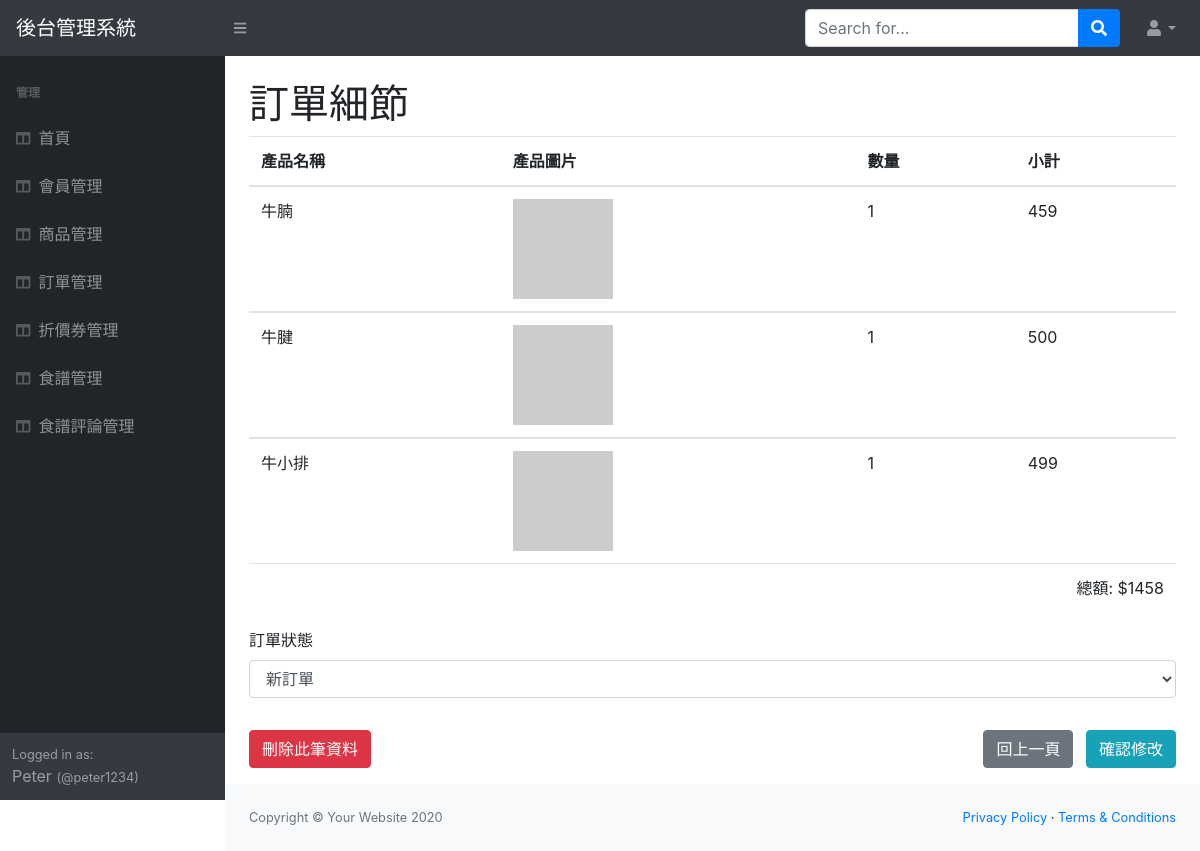
Screenshot of /order_detail.php?id=2 (signed in) with the database file from the repository.
### tables this page shows
CREATE TABLE `order_detail` (
  `id` int NOT NULL,
  `order_id` int DEFAULT NULL,
  `product_id` int DEFAULT NULL,
  `product_amount` int DEFAULT NULL,
  `sub_total` int NOT NULL
);

### _page.php (called while the page is built)
<?php
    $PAGES = [
        'index.php' => '首頁',
        'member_list.php' => '會員管理',
        'product_list.php' => '商品管理',
        'order_list.php' => '訂單管理',
        'coupon_list.php' => '折價券管理',
        'recipe_list.php' => '食譜管理',
        'recipe_review_list.php' => '食譜評論管理',
    ];
?>

### order_detail.php (the view, shortened to what this page needs)
<?php
require_once "utils/db_connect_mysqli.php";
$id=$_GET["id"];
$ordersql="SELECT * FROM order_detail WHERE order_id=$id";
$detailresult=$conn->query($ordersql);
$productsql="SELECT * FROM products";
$productresult = $conn->query($productsql);
while($products = $productresult->fetch_assoc()) {
   $productName[$products["product_id"]]=$products["name"];
};
?>
<!DOCTYPE html>
<html lang="en">
<head>
    <?php require 'includes/head.php'; ?>
</head>
<body class="sb-nav-fixed">
    <?php require 'includes/topnav.php'; ?>
    <div id="layoutSidenav">
        <div id="layoutSidenav_nav">
            <?php require 'includes/sidenav.php'; ?>
        </div>
        <div id="layoutSidenav_content">
            <main>
                <div class="container-fluid">
                    <h1 class="mt-4">訂單細節</h1>
                    <table class="table">
                        <thead>
                            <tr>
                                <th scope="col">產品名稱</th>
                                <th scope="col">產品圖片</th>
                                <th scope="col">數量</th>
                                <th scope="col">小計</th>
                            </tr>
                        </thead>
                        <?php
                        $total=0;
                        while($row=$detailresult->fetch_assoc()){
                         $pic= $row["product_id"];
                         $sub=  $row["sub_total"];
                          $total+=$sub;
                        ?>
                        <tbody>
                            <tr>
                                <td><?=$productName[$pic]?></td>
                                <td>
                                    <img src="http://picsum.photos/100/100?random=<?=$pic?>" alt="">
                                </td>
                                <td><?=$row["product_amount"]?></td>
                                <td><?=$sub?></td>
                            </tr>
                        </tbody>
                        <?php };?>
                        <tfoot>
                            <tr>
                                <td colspan="4" class="text-right"> 總額: $<?=$total?></td>
                            </tr>
                        </tfoot>
                    </table>
                    <form method="post" action="order_update.php">
                        <div class="form-group">
                            <label for="exampleFormControlSelect1">訂單狀態</label>
                            <select class="form-control" id="exampleFormControlSelect1" name="status">
                                <option value="1">新訂單</option>
                            </select>
                        </div>
                        <div class="d-flex justify-content-between py-3">
                            <a href="order_delete.php?id=<?=$id?>" class=" btn btn-danger" role="button">
                                刪除此筆資料
                            </a>
                            <div>
                                <a class="btn btn-secondary mr-2" role="button" href="order_list.php">
                                    回上一頁
                                </a>
                                <input type="submit" class="btn btn-info" value="確認修改" role="button">
                            </div>
                        </div>
                </div>
            </main>
            <?php require 'includes/footer.php'; ?>
        </div>
    </div>
</body>
</html>
</body>
</html>

### includes/head.php (shortened to what this page needs)
<link href="css/styles.css" rel="stylesheet" />
<?php $websiteTitle = '後台管理系統'; ?>

### includes/topnav.php (shortened to what this page needs)
<nav class="sb-topnav navbar navbar-expand navbar-dark bg-dark">
    <a class="navbar-brand" href="index.php"><?= $websiteTitle ?></a>
    <button class="btn btn-link btn-sm order-1 order-lg-0" id="sidebarToggle" href="#"><i class="fas fa-bars"></i></button>
    <form class="d-none d-md-inline-block form-inline ml-auto mr-0 mr-md-3 my-2 my-md-0">
        <div class="input-group">
            <input class="form-control" type="text" placeholder="Search for..." aria-label="Search" aria-describedby="basic-addon2" />
            <div class="input-group-append">
                <button class="btn btn-primary" type="button"><i class="fas fa-search"></i></button>
            </div>
        </div>
    </form>
    <ul class="navbar-nav ml-auto ml-md-0">
        <li class="nav-item dropdown">
            <a class="nav-link dropdown-toggle" id="userDropdown" href="#" role="button" data-toggle="dropdown" aria-haspopup="true" aria-expanded="false"><i class="fas fa-user fa-fw"></i></a>
        </li>
    </ul>
</nav>

### includes/sidenav.php
<nav class="sb-sidenav accordion sb-sidenav-dark" id="sidenavAccordion">
    <div class="sb-sidenav-menu">
        <div class="nav">
            <div class="sb-sidenav-menu-heading">管理</div>
            <?php require '_page.php'; ?>
            <?php foreach ($PAGES as $fileName => $title): ?>
                <a class="nav-link" href="<?= $fileName ?>">
                    <div class="sb-nav-link-icon"><i class="fas fa-columns"></i></div>
                    <?= $title ?>
                </a>
            <?php endforeach; ?>
        </div>
    </div>
    <div class="sb-sidenav-footer">
        <div class="small">Logged in as:</div>
        <div>
            <?= $_SESSION['login']['name'] ?? 'N/A' ?>
            <small>(@<?= $_SESSION['login']['username'] ?? 'unknown' ?>)</small>
        </div>
    </div>
</nav>

### includes/footer.php
<footer class="py-4 bg-light mt-auto">
    <div class="container-fluid">
        <div class="d-flex align-items-center justify-content-between small">
            <div class="text-muted">Copyright &copy; Your Website 2020</div>
            <div>
                <a href="#">Privacy Policy</a>
                &middot;
                <a href="#">Terms &amp; Conditions</a>
            </div>
        </div>
    </div>
</footer>

### rows the page displays
order_detail: product "牛腩", product_amount "1", sub_total "459"
order_detail: product "牛腱", product_amount "1", sub_total "500"
order_detail: product "牛小排", product_amount "1", sub_total "499"

### other values shown
$websiteTitle "後台管理系統"
$title "首頁"
$title "會員管理"
$title "商品管理"
$title "訂單管理"
$title "折價券管理"
$title "食譜管理"
$title "食譜評論管理"
$_SESSION['login']['name'] "Peter"
$_SESSION['login']['username'] "peter1234"
$total "1458"
